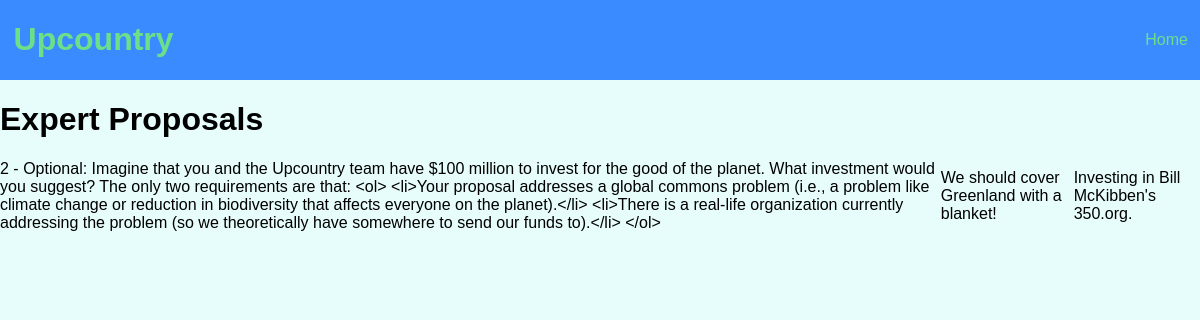
Screenshot of /results/2 with the database file from the repository.
### app/models.py (models this page shows, shortened)
class Post(db.Model):
    id = db.Column(db.Integer, primary_key=True)
    timestamp = db.Column(db.DateTime, default=datetime.utcnow)
    author = db.Column(db.String(64))
    title = db.Column(db.String(140))
    body = db.Column(db.String(7500))
    questions = db.relationship('Question', backref='post', lazy='dynamic')
    comments = db.relationship('Comment', backref='post', lazy='dynamic')

class Question(db.Model):
    id = db.Column(db.Integer, primary_key=True)
    post_id = db.Column(db.Integer, db.ForeignKey('post.id'))
    type = db.Column(db.String(1))
    body = db.Column(db.String(250))
    answers = db.relationship('Answer', backref='question', lazy='dynamic')

class Answer(db.Model):
    id = db.Column(db.Integer, primary_key=True)
    question_id = db.Column(db.Integer, db.ForeignKey('question.id'))
    response_id = db.Column(db.Integer, db.ForeignKey('response.id'))
    type = db.Column(db.String(1))
    body = db.Column(db.String(500))

### app/views.py (the view)
@app.route('/results/<post_id>')
def results(post_id=0):
    if post_id == 0:
        post = Post.query.order_by(Post.timestamp.desc())
    else:
        post = Post.query.filter_by(id=post_id)
    questions = Question.query.filter_by(post_id=post[0].id)
    relevant_answers = []
    for question in questions:
        answers = Answer.query.filter_by(question_id=question.id)
        for answer in answers:
            relevant_answers.append(answer)
    return render_template('results.html',
                           post=post[0],
                           questions=questions,
                           answers=relevant_answers,
                           title=post[0].title+' Results')

### app/templates/results.html
{% extends 'base.html' %}
{% block content %}
<h1>{{ post.title }}</h1>
  <table>
  {% for question in questions %}
    <tr><td>{{ question.id }} - {{ question.body }}</td>
    {% for answer in answers %}
      {% if answer.question_id == question.id %}
      <td>{{ answer.body }}</td>
      {% endif %}
    {% endfor %}
    </tr>
  {% endfor %}
  </table>
{% endblock %}

### app/static/base.css (style rules this page uses)
*, *:before, *:after { box-sizing: inherit; }
html { box-sizing: border-box; }
body { color: black; background: rgba(137,248,238,0.2); font: "source-sans-pro", "helvetica"; min-width: 100%; }

### rows the page displays
Post: title "Expert Proposals"
Question: id "2", body "Optional: Imagine that you and the Upcountry team have $100 million to invest for the good of the planet. What investment would you suggest? The only two requirements are that: <ol> <li>Your proposal addresses a global commons problem (i.e., a problem like climate change or reduction in biodiversity that affects everyone on the planet).</li> <li>There is a real-life organization currently addressing the problem (so we theoretically have somewhere to send our funds to).</li> </ol>"
Answer: body "We should cover Greenland with a blanket!"
Answer: body "Investing in Bill McKibben's 350.org."
